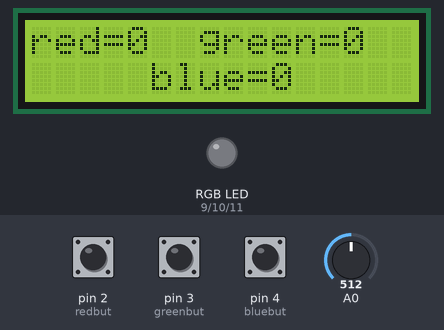
Bench run of a sketch on a simulated Arduino Uno, built with avr-gcc and run on an emulated ATmega328P. Shown: 16×2 character LCD, an RGB LED mixed from three pins (HIGH = lit). The inputs (shaded band) are chosen by the test bench; at power-on: pin 2 (redbut) LOW, pin 3 (greenbut) LOW, pin 4 (bluebut) LOW, A0 = 512. Dim RGB values are drawn brighter than linear.

Above: at 1.2 s.
1.3 s: pin 2 (redbut) pulled HIGH for 0.15 s
At 1.6 s:
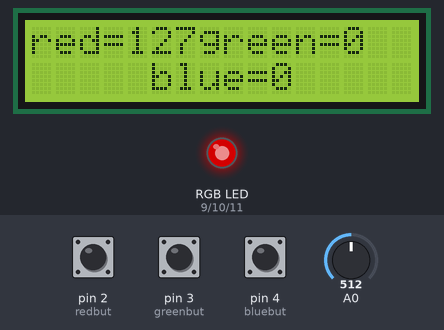
2.9 s: pin 3 (greenbut) pulled HIGH for 0.15 s
At 3.9 s:
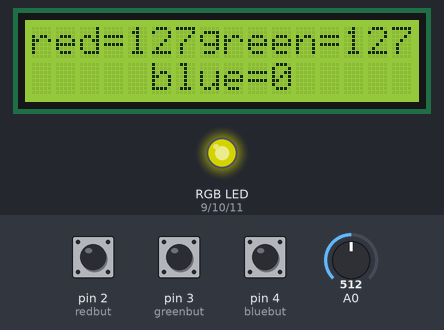
4.5 s: pin 4 (bluebut) pulled HIGH for 0.15 s
At 5.1 s:
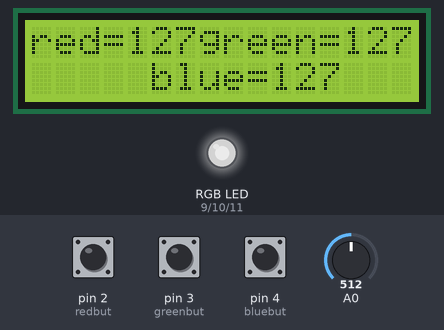
Timing chart, 0 to 7.5 s (numbered marks = the images above; inputs shaded):
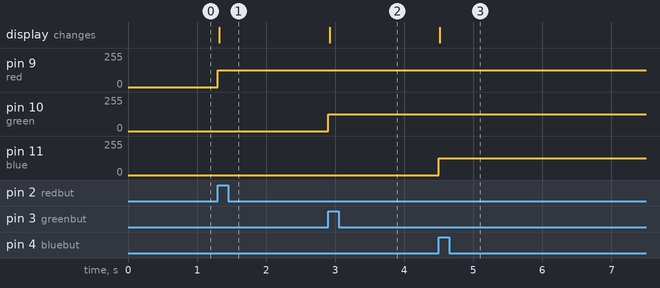

The sketch:

rgb_potdisp.ino
```cpp
#include <Wire.h>

#include <LiquidCrystal_I2C.h>
LiquidCrystal_I2C lcd(0x27,16,2);
const int redbut=2;
const int greenbut=3;
const int bluebut=4;
const int red=9;
const int green=10;
const int blue=11;
void setup() {
  // put your setup code here, to run once:
  lcd.begin();
  for(int i=9;i<=11;i++){
    pinMode(i,OUTPUT);
  }
  for(int j=2;j<=4;j++){
    pinMode(j,INPUT);
  }
 lcd.setCursor(0,0);
 lcd.print("red=");lcd.print(0);
 lcd.setCursor(7,0);
 lcd.print("green=");lcd.print(0);
 lcd.setCursor(5,1);
 lcd.print("blue=");lcd.print(0);
}

void loop() {
  // put your main code here, to run repeatedly:
  while(digitalRead(redbut)==HIGH){
    int pot=analogRead(A0);
    int val=map(pot,0,1021,0,255);
    analogWrite(red,val);
    lcd.setCursor(0,0);
    lcd.print("red=");lcd.print(val);
    if(val<10){
      lcd.setCursor(5,0);
      lcd.print("  ");
    }
    if(val<100){
      lcd.setCursor(6,0);
      lcd.print(" ");
    }
  }
  while(digitalRead(greenbut)==HIGH){
    int pot=analogRead(A0);
    int val=map(pot,0,1021,0,255);
    analogWrite(green,val);
    lcd.setCursor(7,0);
    lcd.print("green=");lcd.print(val);
    if(val<10){
      lcd.setCursor(14,0);
      lcd.print("  ");
    }
    if(val<100){
      lcd.setCursor(15,0);
      lcd.print(" ");
    }
  }
  while(digitalRead(bluebut)==HIGH){
    int pot=analogRead(A0);
    int val=map(pot,0,1021,0,255);
    analogWrite(blue,val);
    lcd.setCursor(5,1);
    lcd.print("blue=");lcd.print(val);
    if(val<10){
      lcd.setCursor(11,1);
      lcd.print("  ");
    }
    if(val<100){
      lcd.setCursor(12,1);
      lcd.print(" ");
    }
  }
}
```

Measured:
- after the input at 1.3 s, pin 9 (red): 0/255 → 127/255 at once; the display: changes at once (image 1)
- after the input at 2.9 s, pin 10 (green): 0/255 → 127/255 at once; the display: changes at once (image 2)
- after the input at 4.5 s, pin 11 (blue): 0/255 → 127/255 at once; the display: changes at once (image 3)
